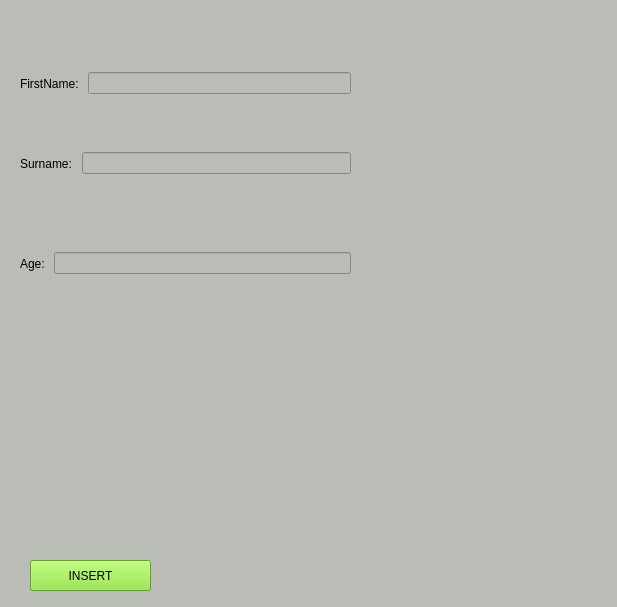
<?xml version="1.0" encoding="UTF-8"?>
<ui version="4.0">
 <class>Widget</class>
 <widget class="QWidget" name="Widget">
  <property name="geometry">
   <rect>
    <x>0</x>
    <y>0</y>
    <width>617</width>
    <height>607</height>
   </rect>
  </property>
  <property name="windowTitle">
   <string>Widget</string>
  </property>
  <property name="styleSheet">
   <string notr="true">background-color: rgb(186, 189, 182);</string>
  </property>
  <widget class="QPushButton" name="pushButton">
   <property name="geometry">
    <rect>
     <x>30</x>
     <y>560</y>
     <width>121</width>
     <height>31</height>
    </rect>
   </property>
   <property name="styleSheet">
    <string notr="true">background-color: rgb(138, 226, 52);</string>
   </property>
   <property name="text">
    <string>INSERT</string>
   </property>
  </widget>
  <widget class="QWidget" name="">
   <property name="geometry">
    <rect>
     <x>20</x>
     <y>70</y>
     <width>331</width>
     <height>27</height>
    </rect>
   </property>
   <layout class="QHBoxLayout" name="horizontalLayout">
    <item>
     <widget class="QLabel" name="label">
      <property name="text">
       <string>FirstName: </string>
      </property>
     </widget>
    </item>
    <item>
     <widget class="QLineEdit" name="lineEdit"/>
    </item>
   </layout>
  </widget>
  <widget class="QWidget" name="">
   <property name="geometry">
    <rect>
     <x>20</x>
     <y>150</y>
     <width>331</width>
     <height>27</height>
    </rect>
   </property>
   <layout class="QHBoxLayout" name="horizontalLayout_2">
    <item>
     <widget class="QLabel" name="label_2">
      <property name="text">
       <string>Surname: </string>
      </property>
     </widget>
    </item>
    <item>
     <widget class="QLineEdit" name="lineEdit_2"/>
    </item>
   </layout>
  </widget>
  <widget class="QWidget" name="">
   <property name="geometry">
    <rect>
     <x>20</x>
     <y>250</y>
     <width>331</width>
     <height>27</height>
    </rect>
   </property>
   <layout class="QHBoxLayout" name="horizontalLayout_3">
    <item>
     <widget class="QLabel" name="label_3">
      <property name="text">
       <string>Age: </string>
      </property>
     </widget>
    </item>
    <item>
     <widget class="QLineEdit" name="lineEdit_3"/>
    </item>
   </layout>
  </widget>
 </widget>
 <resources/>
 <connections/>
</ui>
